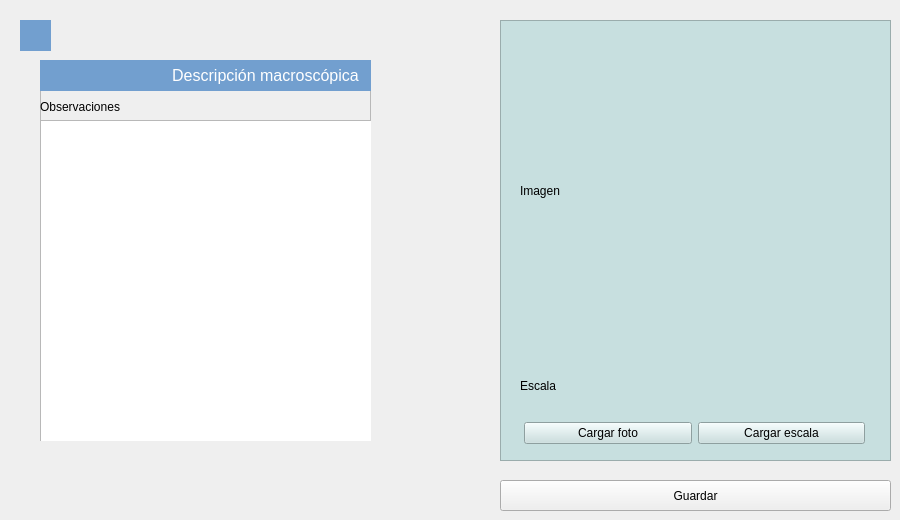
    <widget class="QWidget" name="macro">
     <attribute name="title">
      <string>Descripción macro</string>
     </attribute>
     <widget class="QFrame" name="frame_descripcion_macro_sed">
      <property name="geometry">
       <rect>
        <x>20</x>
        <y>20</y>
        <width>31</width>
        <height>31</height>
       </rect>
      </property>
      <property name="styleSheet">
       <string notr="true"/>
      </property>
      <property name="frameShape">
       <enum>QFrame::StyledPanel</enum>
      </property>
      <property name="frameShadow">
       <enum>QFrame::Raised</enum>
      </property>
      <widget class="QLabel" name="titulo_descripcion_macro_sed">
       <property name="geometry">
        <rect>
         <x>0</x>
         <y>0</y>
         <width>451</width>
         <height>31</height>
        </rect>
       </property>
       <property name="font">
        <font>
         <pointsize>12</pointsize>
        </font>
       </property>
       <property name="styleSheet">
        <string notr="true">color: rgb(255, 255, 255);
background-color: rgb(114, 159, 207)</string>
       </property>
       <property name="text">
        <string>Descripción macroscópica</string>
       </property>
       <property name="alignment">
        <set>Qt::AlignCenter</set>
       </property>
      </widget>
      <widget class="QWidget" name="layoutWidget">
       <property name="geometry">
        <rect>
         <x>0</x>
         <y>40</y>
         <width>451</width>
         <height>421</height>
        </rect>
       </property>
       <layout class="QVBoxLayout" name="layout_descripcion_macro_sed">
        <item>
         <layout class="QHBoxLayout" name="layout">
          <item>
           <layout class="QVBoxLayout" name="verticalLayout_4">
            <item>
             <widget class="QLabel" name="label_mac_tipo_roca">
              <property name="text">
               <string>Tipo de roca</string>
              </property>
             </widget>
            </item>
            <item>
             <widget class="QLabel" name="label_mac_textura">
              <property name="text">
               <string>Textura - Composición</string>
              </property>
             </widget>
            </item>
            <item>
             <widget class="QLabel" name="label_mac_color">
              <property name="text">
               <string>Color</string>
              </property>
             </widget>
            </item>
            <item>
             <widget class="QLabel" name="label_mac_laminacion">
              <property name="text">
               <string>Laminación</string>
              </property>
             </widget>
            </item>
            <item>
             <widget class="QLabel" name="label_mac_bioturb">
              <property name="text">
               <string>Grado de bioturbación</string>
              </property>
             </widget>
            </item>
            <item>
             <widget class="QLabel" name="label_mac_meteor">
              <property name="text">
               <string>Grado de meteorización</string>
              </property>
             </widget>
            </item>
            <item>
             <widget class="QLabel" name="label_mac_particion">
              <property name="text">
               <string>Partición</string>
              </property>
             </widget>
            </item>
            <item>
             <widget class="QLabel" name="label_5">
              <property name="text">
               <string>Prueba de Fosfatos</string>
              </property>
             </widget>
            </item>
            <item>
             <widget class="QLabel" name="label_6">
              <property name="text">
               <string>Reacción al HCl</string>
              </property>
             </widget>
            </item>
           </layout>
          </item>
          <item>
           <layout class="QVBoxLayout" name="verticalLayout_5">
            <item>
             <widget class="QLineEdit" name="input_mac_tipo_roca"/>
            </item>
            <item>
             <widget class="QLineEdit" name="input_mac_textura"/>
            </item>
            <item>
             <widget class="QLineEdit" name="input_mac_color"/>
            </item>
            <item>
             <widget class="QLineEdit" name="input_mac_laminacion"/>
            </item>
            <item>
             <widget class="QLineEdit" name="input_mac_bioturb"/>
            </item>
            <item>
             <widget class="QLineEdit" name="input_mac_meteor"/>
            </item>
            <item>
             <widget class="QLineEdit" name="input_mac_particion"/>
            </item>
            <item>
             <widget class="QLineEdit" name="input_mac_fosfatos"/>
            </item>
            <item>
             <widget class="QLineEdit" name="input_mac_hcl"/>
            </item>
           </layout>
          </item>
         </layout>
        </item>
        <item>
         <layout class="QVBoxLayout" name="verticalLayout_2">
          <item>
           <widget class="QLabel" name="label_8">
            <property name="text">
             <string>Observaciones</string>
            </property>
           </widget>
          </item>
          <item>
           <widget class="QTextEdit" name="input_mac_obs_sed"/>
          </item>
         </layout>
        </item>
       </layout>
      </widget>
     </widget>
     <widget class="QFrame" name="frame_foto_macro">
      <property name="geometry">
       <rect>
        <x>500</x>
        <y>20</y>
        <width>391</width>
        <height>441</height>
       </rect>
      </property>
      <property name="styleSheet">
       <string notr="true">background-color: rgb(199, 223, 223);</string>
      </property>
      <property name="frameShape">
       <enum>QFrame::StyledPanel</enum>
      </property>
      <property name="frameShadow">
       <enum>QFrame::Raised</enum>
      </property>
      <widget class="QWidget" name="layoutWidget">
       <property name="geometry">
        <rect>
         <x>24</x>
         <y>400</y>
         <width>341</width>
         <height>27</height>
        </rect>
       </property>
       <layout class="QHBoxLayout" name="horizontalLayout_14">
        <item>
         <widget class="QPushButton" name="boton_cargar_foto">
          <property name="text">
           <string>Cargar foto</string>
          </property>
         </widget>
        </item>
        <item>
         <widget class="QPushButton" name="boton_cargar_escala">
          <property name="text">
           <string>Cargar escala</string>
          </property>
         </widget>
        </item>
       </layout>
      </widget>
      <widget class="QLabel" name="label_foto_macro">
       <property name="geometry">
        <rect>
         <x>20</x>
         <y>10</y>
         <width>351</width>
         <height>321</height>
        </rect>
       </property>
       <property name="text">
        <string>Imagen </string>
       </property>
      </widget>
      <widget class="QLabel" name="label_escala_macro">
       <property name="geometry">
        <rect>
         <x>20</x>
         <y>340</y>
         <width>351</width>
         <height>51</height>
        </rect>
       </property>
       <property name="text">
        <string>Escala </string>
       </property>
      </widget>
     </widget>
     <widget class="QPushButton" name="boton_guardar_macro">
      <property name="geometry">
       <rect>
        <x>500</x>
        <y>480</y>
        <width>391</width>
        <height>31</height>
       </rect>
      </property>
      <property name="text">
       <string>Guardar</string>
      </property>
     </widget>
     <widget class="QFrame" name="frame_descripcion_macro_ot">
      <property name="geometry">
       <rect>
        <x>40</x>
        <y>60</y>
        <width>331</width>
        <height>381</height>
       </rect>
      </property>
      <property name="styleSheet">
       <string notr="true"/>
      </property>
      <property name="frameShape">
       <enum>QFrame::StyledPanel</enum>
      </property>
      <property name="frameShadow">
       <enum>QFrame::Raised</enum>
      </property>
      <widget class="QLabel" name="titulo_descripcion_macro_ot">
       <property name="geometry">
        <rect>
         <x>0</x>
         <y>0</y>
         <width>451</width>
         <height>31</height>
        </rect>
       </property>
       <property name="font">
        <font>
         <pointsize>12</pointsize>
        </font>
       </property>
       <property name="styleSheet">
        <string notr="true">color: rgb(255, 255, 255);
background-color: rgb(114, 159, 207)</string>
       </property>
       <property name="text">
        <string>Descripción macroscópica</string>
       </property>
       <property name="alignment">
        <set>Qt::AlignCenter</set>
       </property>
      </widget>
      <widget class="QWidget" name="layoutWidget_14">
       <property name="geometry">
        <rect>
         <x>0</x>
         <y>40</y>
         <width>451</width>
         <height>421</height>
        </rect>
       </property>
       <layout class="QVBoxLayout" name="layout_descripcion_macro_ot">
        <item>
         <layout class="QVBoxLayout" name="verticalLayout_19">
          <item>
           <widget class="QLabel" name="label_16">
            <property name="text">
             <string>Observaciones</string>
            </property>
           </widget>
          </item>
          <item>
           <widget class="QTextEdit" name="input_mac_obs_ot"/>
          </item>
         </layout>
        </item>
       </layout>
      </widget>
     </widget>
    </widget>
